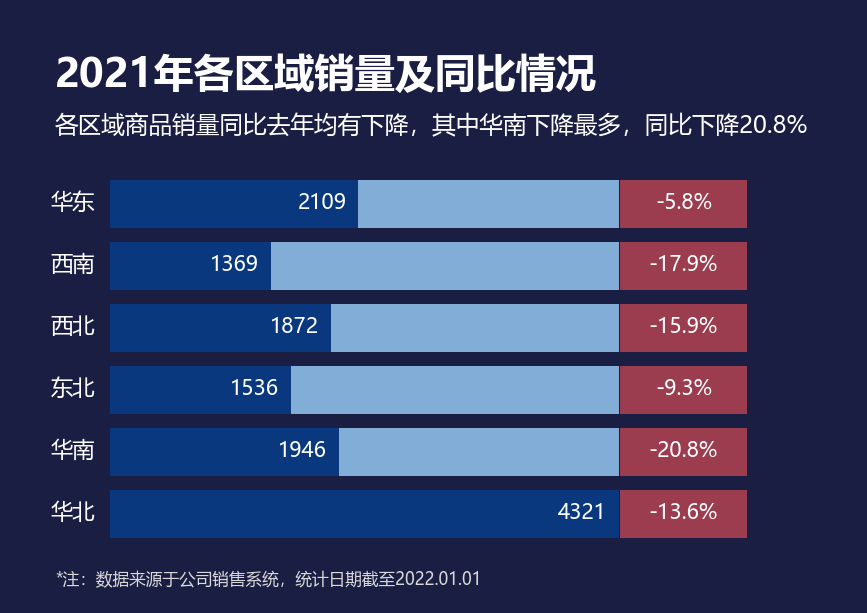

This figure's Python source:
# -*- coding: utf-8 -*-
from pathlib import Path
import openpyxl
# 向上查找原始教材目录；只读，不修改 Excel。图形和标签共用同一组单元格值。
HERE = Path(__file__).resolve().parent
SOURCE = next((p for base in HERE.parents for p in base.glob('《*/第二章 图表(前15).xlsx')), None)
if SOURCE is None:
    raise FileNotFoundError('请把本文件夹放在教材 Excel 所在项目目录下。缺少 第二章 图表(前15).xlsx')
wb = openpyxl.load_workbook(SOURCE, data_only=True, read_only=True)
ws = wb['8 数值百分比']
def col(letter, start, end):
    values = [ws[f'{letter}{r}'].value for r in range(start, end+1)]
    if any(v is None for v in values):
        raise ValueError(f'缺失数据：{ws.title}!{letter}{start}:{letter}{end}')
    return values

# -*- coding: utf-8 -*-
# 第8图「数值百分比」复刻 数据来源：《第二章 图表(前15).xlsx》工作表 '8 数值百分比'
# 华东2109/-5.8% 西南1369/-17.9% 西北1872/-15.9% 东北1536/-9.3% 华南1946/-20.8% 华北4321/-13.6%
import numpy as np
import matplotlib
matplotlib.use('Agg')
import matplotlib.pyplot as plt
from matplotlib.patches import Rectangle
import os

matplotlib.rcParams['font.sans-serif'] = ['Microsoft YaHei', 'SimHei']
matplotlib.rcParams['axes.unicode_minus'] = False

BG = '#1A1E43'
DBLUE = '#09387E'
LBLUE = '#82ADD7'
DRED = '#9B3D4F'
NOTE = '#D9D9D9'

W, H = 867, 613

regions = col('B',3,8)[::-1]
sales = col('C',3,8)[::-1]
pct = [f'{v:.1%}' for v in col('F',3,8)[::-1]]

ROW_CY = [203, 265, 327, 389, 451, 513]
BAR_H = 48
BAR_LEFT = 110
BAR_RIGHT = 619
PX_PER = (BAR_RIGHT - BAR_LEFT) / 4321.0
RED_X0 = 620
RED_X1 = 747

fig = plt.figure(figsize=(W/100, H/100), dpi=100)
fig.patch.set_facecolor(BG)
ax = fig.add_axes([0, 0, 1, 1])
ax.set_xlim(0, W)
ax.set_ylim(H, 0)
ax.set_facecolor(BG)
for s in ax.spines.values():
    s.set_visible(False)
ax.set_xticks([])
ax.set_yticks([])

for i in range(6):
    cy = ROW_CY[i]
    ytop = cy - BAR_H/2 + 1
    # dark blue = sales
    dbw = sales[i] * PX_PER
    ax.add_patch(Rectangle((BAR_LEFT, ytop), dbw, BAR_H, facecolor=DBLUE, edgecolor='none', zorder=3))
    # light blue = remainder
    lbw = (BAR_RIGHT - BAR_LEFT) - dbw
    if lbw > 0:
        ax.add_patch(Rectangle((BAR_LEFT+dbw, ytop), lbw, BAR_H, facecolor=LBLUE, edgecolor='none', zorder=3))
    # dark red block
    ax.add_patch(Rectangle((RED_X0, ytop), RED_X1-RED_X0, BAR_H, facecolor=DRED, edgecolor='none', zorder=3))
    # region label left
    ax.text(95, cy, regions[i], color='white', fontsize=16, ha='right', va='center', zorder=5)
    # sales number inside dark blue, right-aligned near end
    ax.text(BAR_LEFT + dbw - 12, cy, str(sales[i]), color='white', fontsize=15, ha='right', va='center', zorder=5)
    # pct in red block centered
    ax.text((RED_X0+RED_X1)/2, cy, pct[i], color='white', fontsize=15, ha='center', va='center', zorder=5)

# title
ax.text(55, 55, '2021年各区域销量及同比情况', color='white',
        fontsize=29, fontweight='bold', ha='left', va='top', zorder=5)
# subtitle
ax.text(55, 114, '各区域商品销量同比去年均有下降，其中华南下降最多，同比下降20.8%',
        color='white', fontsize=17, ha='left', va='top', zorder=5)
# note
ax.text(55, 580, '*注：数据来源于公司销售系统，统计日期截至2022.01.01', color=NOTE,
        fontsize=12, ha='left', va='center', zorder=5)

out = str(HERE / '数值百分比_复刻.png')
os.makedirs(os.path.dirname(out), exist_ok=True)
plt.savefig(out, dpi=100, facecolor=BG, bbox_inches=None, pad_inches=0)
print('saved', out)
